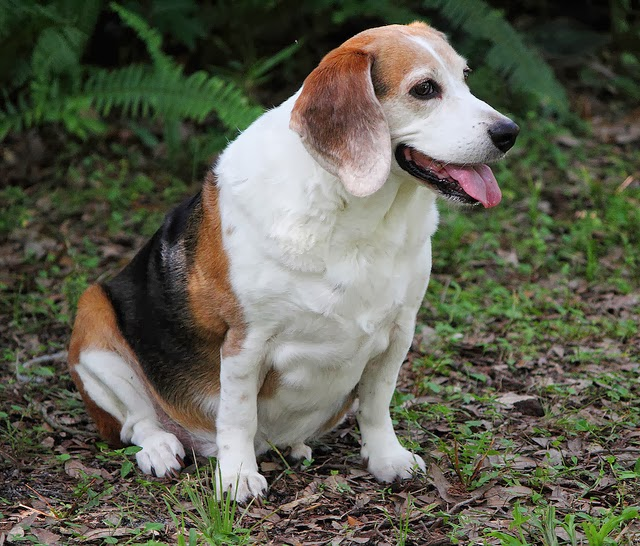
#> input picture 03-Python/imgs/beagle.jpg, 640 x 546 px
$ python main.py --img_file ../03-Python/imgs/beagle.jpg   (older library calls are emulated)
#> lines starting #> are read from the running program, lines starting #| are printed output that depends on the picture
#> further down, img is the input picture: shape (546, 640, 3); mean R, G, B 95, 95.8, 81
### 06-Segmentation/Segment.py
from PIL import Image
import numpy as np
import matplotlib.pyplot as plt
import imageio
import cv2 as cv2
from sklearn.cluster import KMeans
from sklearn.cluster import AgglomerativeClustering
from sklearn.mixture import GaussianMixture
from skimage.morphology import watershed
from sklearn.feature_extraction.image import grid_to_graph
from scipy import ndimage
from skimage.feature import peak_local_max
from skimage import filters


# Colour Spaces


def moveColor(image, color):
    choices = {'rgb': -10, 'lab': cv2.COLOR_RGB2LAB, 'hsv': cv2.COLOR_RGB2HSV, 'rgb+xy': -10,
               'lab+xy': cv2.COLOR_RGB2LAB, 'hsv+xy': cv2.COLOR_RGB2HSV, 'gray': cv2.COLOR_RGB2GRAY}

    transform = choices[color]
    print('Transforming from rgb to {}'.format(transform))
    if transform != -10:
        image = cv2.cvtColor(image, transform)
    if color.endswith('xy'):
        print('Adding xy spatial dimensions')
        hlen, wlen, zlen = image.shape

        hm = np.zeros((hlen, wlen, 1))
        wm = np.zeros((hlen, wlen, 1))
        for i in range(hlen):
            hm[i, :, :] += i
        for j in range(wlen):
            wm[:, j, :] += j

        image = np.append(image, hm, axis=2)
        image = np.append(image, wm, axis=2)

    return normalizeImage(image)


def normalizeImage(image):
    # print("Image dimensions {} ".format(image.shape))
    normalized_image = cv2.normalize(
        image, None, alpha=0, beta=255, norm_type=cv2.NORM_MINMAX, dtype=cv2.CV_8U)
    return normalized_image


def clusterImage(image, method, k):
#> called with method = 'kmeans', k = 4
    prediction = None
    nx, ny, channels = image.shape
#> nx = 546; ny = 640; channels = 3
    train = image.reshape((nx*ny, channels))  # vectors must live in RGB=R^3.
    if method == 'kmeans':
        kmeans = KMeans(k)
        kmeans.fit(train)
        prediction = kmeans.labels_.astype(np.int).reshape(nx, ny)
    if method == 'gmm':
        gmm = GaussianMixture(k)
        gmm.fit(train)
        prediction = gmm.predict(train).reshape(nx, ny)
    if method == 'hierarchical':
        connectivity = grid_to_graph(image.shape[0], image.shape[1])
        X = np.reshape(cv2.cvtColor(
            image[:, :, :3], cv2.COLOR_RGB2GRAY), (-1, 1))

        ward = AgglomerativeClustering(n_clusters=k,
                                       linkage='ward', connectivity=connectivity)
        ward = ward.fit(X)
        prediction = ward.labels_.astype(np.int).reshape(nx, ny)

    if method == 'watershed':
        gray = np.mean(image, axis=2)

        seeds = np.zeros(gray.shape, dtype=int)
        edges = filters.sobel(gray)
        coordinates = peak_local_max(gray, min_distance=20)
        print(coordinates)

        vals = np.zeros(coordinates.shape[0])
        for i in range(len(vals)):
            vals[i] = gray[coordinates[i][0]][coordinates[i][1]]

        ii = vals.argsort()
        coordinates = coordinates[ii]
        if k > len(vals):
            k = len(vals)
        for i in range(k):
            seeds[coordinates[i][0], coordinates[i][1]] = i+1

        prediction = watershed(edges, seeds)

    return prediction


# [24 lines left out: functions groundtruth, evalMetric, not called in this run]


def segmentByClustering(image, color, k, method):
    print('Segmenting image. Colorspace = {} Method = {} k = {}'.format(color,method,k))
    image = moveColor(image, color)
    print('Clustering')
    segmentedImage = clusterImage(image, method, k)
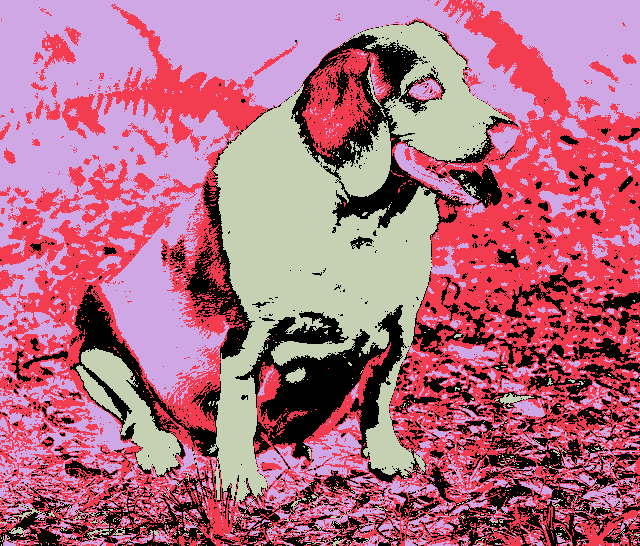
#> segmentedImage: shape (546, 640) int64; 4 distinct labels, from 0 to 3; one colour per label, 0 black
    return segmentedImage


# [36 lines that do not run on import are left out]

### 06-Segmentation/main.py
# -*- coding: utf-8 -*-
#!/usr/bin/python


def imshow(img, seg, title='Image'):
#> called with title = 'Prediction'
    import matplotlib.pyplot as plt
    plt.imshow(img, cmap=plt.get_cmap('gray'))
    plt.imshow(seg, cmap=plt.get_cmap('rainbow'), alpha=0.5)
    cb = plt.colorbar()
    cb.set_ticks(range(seg.max()+1))
    plt.title(title)
    plt.axis('off')
    plt.show()
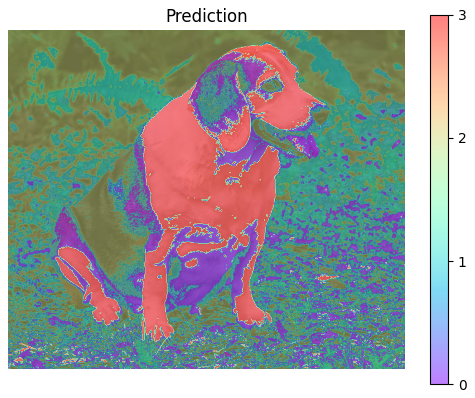
#> figure drawn by matplotlib, 2 panels


def groundtruth(img_file):
    import scipy.io as sio
    img = imageio.imread(img_file)
#> (the run stopped early here; a loop or call above may not have finished)
